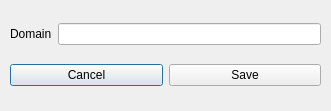
<?xml version="1.0" encoding="UTF-8"?>
<ui version="4.0">
 <class>Dialog</class>
 <widget class="QDialog" name="Dialog">
  <property name="geometry">
   <rect>
    <x>0</x>
    <y>0</y>
    <width>331</width>
    <height>111</height>
   </rect>
  </property>
  <property name="windowTitle">
   <string>Add domain</string>
  </property>
  <widget class="QWidget" name="verticalLayoutWidget">
   <property name="geometry">
    <rect>
     <x>10</x>
     <y>10</y>
     <width>311</width>
     <height>91</height>
    </rect>
   </property>
   <layout class="QVBoxLayout" name="verticalLayout">
    <item>
     <layout class="QHBoxLayout" name="horizontalLayout">
      <item>
       <widget class="QLabel" name="lbl_domain_name">
        <property name="text">
         <string>Domain</string>
        </property>
       </widget>
      </item>
      <item>
       <widget class="QLineEdit" name="ti_domain_name"/>
      </item>
     </layout>
    </item>
    <item>
     <layout class="QHBoxLayout" name="btns">
      <item>
       <widget class="QPushButton" name="btn_cancel">
        <property name="text">
         <string>Cancel</string>
        </property>
       </widget>
      </item>
      <item>
       <widget class="QPushButton" name="btn_save">
        <property name="text">
         <string>Save</string>
        </property>
       </widget>
      </item>
     </layout>
    </item>
   </layout>
  </widget>
 </widget>
 <tabstops>
  <tabstop>ti_domain_name</tabstop>
  <tabstop>btn_save</tabstop>
  <tabstop>btn_cancel</tabstop>
 </tabstops>
 <resources/>
 <connections/>
</ui>
